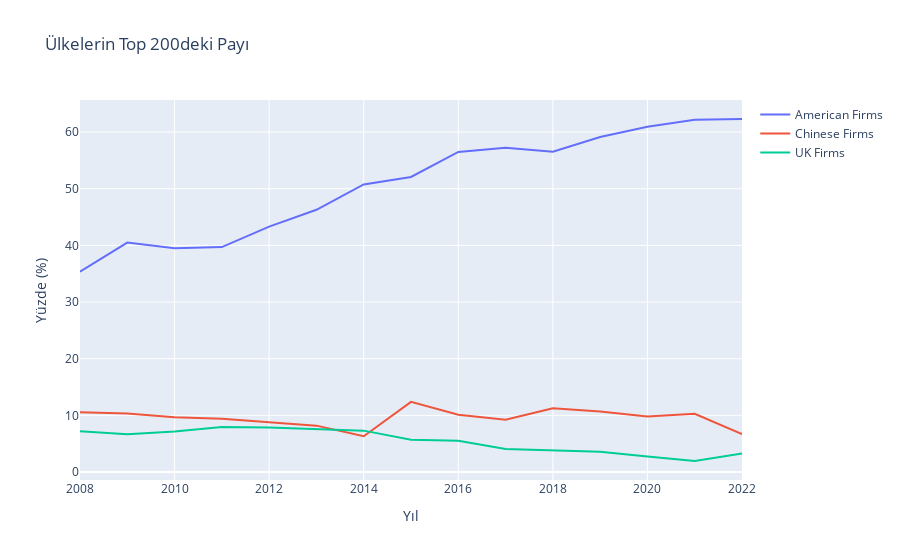

The code cell stored with this chart in its notebook:
### Code cell
import plotly.graph_objects as go

total_market_value = data_set.groupby(['Year'])['Market_Value'].sum()
american_market_value = data_set[data_set['Country'] == 'United States'].groupby(['Year'])['Market_Value'].sum()
chinese_market_value = data_set[data_set['Country'] == 'China'].groupby(['Year'])['Market_Value'].sum()
uk_market_value = data_set[data_set['Country'] == 'United Kingdom'].groupby(['Year'])['Market_Value'].sum()

# Calculate the proportions
american_proportion = american_market_value / total_market_value
chinese_proportion = chinese_market_value / total_market_value
uk_proportion = uk_market_value/ total_market_value

# Create a figure with two traces
fig = go.Figure()

fig.add_trace(go.Scatter(x=total_market_value.index, y=american_proportion*100, mode='lines', name='American Firms'))
fig.add_trace(go.Scatter(x=total_market_value.index, y=chinese_proportion*100, mode='lines', name='Chinese Firms'))
fig.add_trace(go.Scatter(x=total_market_value.index, y=uk_proportion*100, mode='lines', name='UK Firms'))

# Update layout
fig.update_layout(
    title='Ülkelerin Top 200deki Payı',
    xaxis_title='Yıl',
    yaxis_title='Yüzde (%)',
)

# Show the figure
fig.show()

### Figure 1 — Plotly figure (JSON) as saved in the notebook; plotly's stock layout.template omitted (floating-point values rounded to 4 significant figures)
{"data": [{"mode": "lines", "name": "American Firms", "type": "scatter", "x": [2008, 2009, 2010, 2011, 2012, 2013, 2014, 2015, 2016, 2017, 2018, 2019, 2020, 2021, 2022], "y": [35.35, 40.49, 39.51, 39.71, 43.3, 46.28, 50.75, 52.07, 56.48, 57.22, 56.54, 59.13, 60.93, 62.15, 62.3]}, {"mode": "lines", "name": "Chinese Firms", "type": "scatter", "x": [2008, 2009, 2010, 2011, 2012, 2013, 2014, 2015, 2016, 2017, 2018, 2019, 2020, 2021, 2022], "y": [10.54, 10.33, 9.68, 9.399, 8.792, 8.192, 6.315, 12.38, 10.12, 9.247, 11.27, 10.69, 9.81, 10.29, 6.689]}, {"mode": "lines", "name": "UK Firms", "type": "scatter", "x": [2008, 2009, 2010, 2011, 2012, 2013, 2014, 2015, 2016, 2017, 2018, 2019, 2020, 2021, 2022], "y": [7.214, 6.659, 7.17, 7.964, 7.881, 7.578, 7.31, 5.719, 5.542, 4.055, 3.791, 3.584, 2.744, 1.953, 3.256]}], "layout": {"title": {"text": "Ülkelerin Top 200deki Payı"}, "xaxis": {"title": {"text": "Yıl"}}, "yaxis": {"title": {"text": "Yüzde (%)"}}}}
